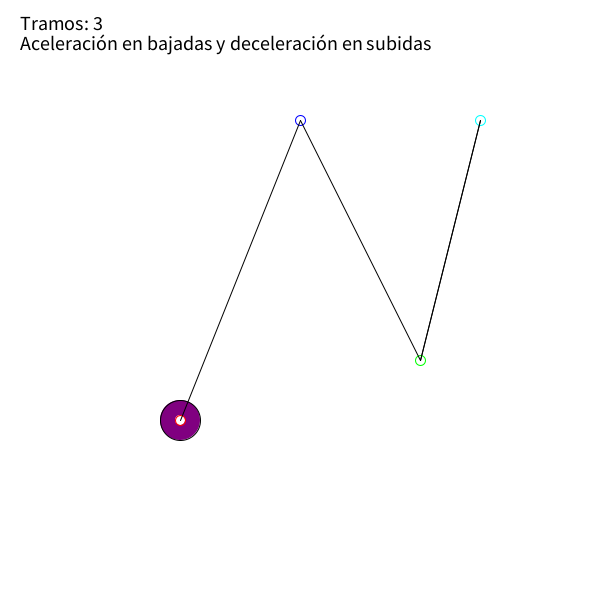
Frame 1 (no input)
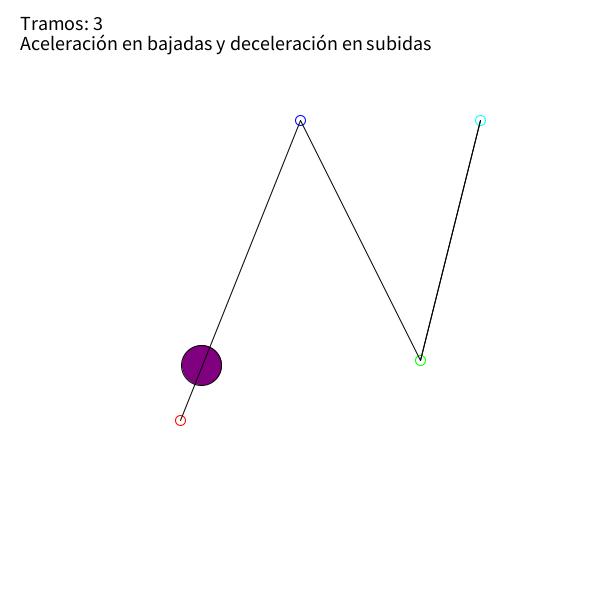
Frame 60 (the mouse pressed at the canvas centre just before this capture)
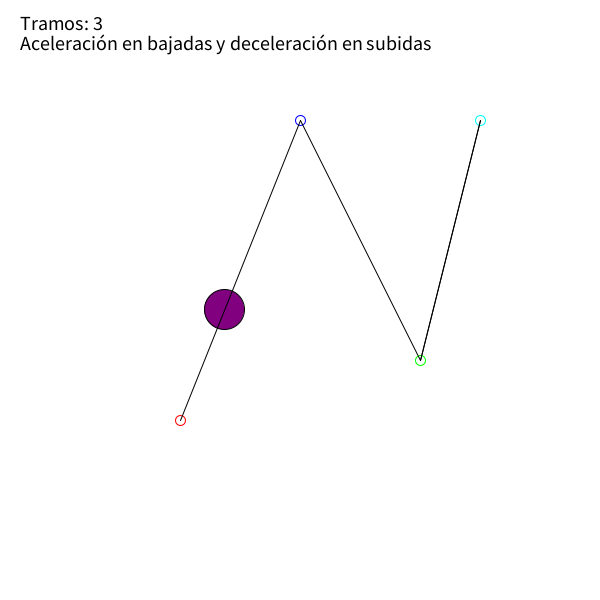
Frame 120 (the mouse held since frame 60 and released just before this capture)

The Processing sketch that drew these frames (run headless with seeded random() and noise(); from frame 60 on, the mouse is pressed at the canvas centre):

// Processing sketch: montanya_rusa
// ── montanya_rusa.pde
// Ejercicio 1: Simulación de una montaña rusa
// Autor: Sergi Sanz Sancho

float dt = 0.1;
PVector a, b, c, d, p, velAB, velBC, velCD, velDC, velCB, velBA;
int state = 0;  // Estado para controlar el ciclo de movimiento

void setup() {
  size(600, 600);
  a = new PVector(width / 2 - 0.2 * width, height / 2 + 0.2 * height); // Punto más bajo
  b = new PVector(width / 2, height / 2 - 0.3 * height);              // Pico alto
  c = new PVector(width / 2 + 0.2 * width, height / 2 + 0.1 * height); // Bajada
  d = new PVector(width / 2 + 0.3 * width, height / 2 - 0.3 * height); // Otro pico alto
  p = new PVector(a.x, a.y); // Partícula inicia en a

  // Define velocidades para cada segmento
  velAB = PVector.sub(b, a).normalize().mult(10);
  velBC = PVector.sub(c, b).normalize().mult(20); // Aceleración hacia c
  velCD = PVector.sub(d, c).normalize().mult(10); // Desaceleración hacia d
  velDC = PVector.sub(c, d).normalize().mult(15); // Rápido retorno a c
  velCB = PVector.sub(b, c).normalize().mult(10); // Rápido retorno a b
  velBA = PVector.sub(a, b).normalize().mult(15); // Retorno suave a a
}

void draw() {
  background(255);
  addText();

  // Dibuja las partículas y las líneas
  stroke(0);
  fill(128, 0, 128);
  ellipse(p.x, p.y, 40, 40);

  stroke(255, 0, 0);
  fill(255);
  ellipse(a.x, a.y, 10, 10);

  stroke(0, 0, 255);
  fill(255);
  ellipse(b.x, b.y, 10, 10);

  stroke(0, 255, 0);
  fill(255);
  ellipse(c.x, c.y, 10, 10);
  
  stroke(0, 255, 255);
  fill(255);
  ellipse(d.x, d.y, 10, 10);

  stroke(0);
  line(a.x, a.y, b.x, b.y);
  line(b.x, b.y, c.x, c.y);
  line(c.x, c.y, d.x, d.y); // Añadido para conectar c a d
  line(d.x, d.y, c.x, c.y); // Añadido para conectar d a c


  // Gestión del movimiento basado en el estado actual
  switch (state) {
    case 0: // Mover de a a b
      if (PVector.dist(p, b) < 1) {
        state = 1; // Cambiar al estado b a c
      } else {
        p.add(PVector.mult(velAB, dt));
      }
      break;
    case 1: // Mover de b a c
      if (PVector.dist(p, c) < 1) {
        state = 2; // Cambiar al estado c a b
      } else {
        p.add(PVector.mult(velBC, dt));
      }
      break;
    case 2: // Mover de c a d
      if (PVector.dist(p, d) < 1) {
        state = 3; // Cambiar al estado b a a
      } else {
        p.add(PVector.mult(velCD, dt));
      }
      break;
    case 3: // Mover de d a c
      if (PVector.dist(p, c) < 1) {
        state = 4; 
      } else {
        p.add(PVector.mult(velDC, dt));
      }
      break;
    case 4: // Mover de c a b
      if (PVector.dist(p, b) < 1) {
        state = 5; // Reiniciar el ciclo
      } else {
        p.add(PVector.mult(velCB, dt));
      }
      break;
     case 5: // Mover de b a a
     if (PVector.dist(p, a) < 1) {
        state = 0; // Reiniciar el ciclo
      } else {
        p.add(PVector.mult(velBA, dt));
      }
      break;
  }
  
}

void addText() {
  fill(0);
  textSize(20);
  text("Tramos: 3", 20, 30);
  text("Aceleración en bajadas y deceleración en subidas", 20, 50);
}
